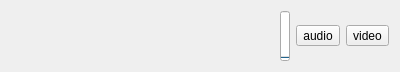
<?xml version="1.0" encoding="UTF-8"?>
<ui version="4.0">
 <class>ParticipantItemView</class>
 <widget class="QWidget" name="ParticipantItemView">
  <property name="geometry">
   <rect>
    <x>0</x>
    <y>0</y>
    <width>400</width>
    <height>36</height>
   </rect>
  </property>
  <property name="windowTitle">
   <string>Form</string>
  </property>
  <layout class="QHBoxLayout" name="horizontalLayout" stretch="4,4,1,1">
   <item>
    <widget class="QLabel" name="labelDisplayName">
     <property name="text">
      <string/>
     </property>
    </widget>
   </item>
   <item>
    <widget class="QProgressBar" name="progressBarVolume">
     <property name="maximumSize">
      <size>
       <width>10</width>
       <height>50</height>
      </size>
     </property>
     <property name="maximum">
      <number>100</number>
     </property>
     <property name="value">
      <number>0</number>
     </property>
     <property name="alignment">
      <set>Qt::AlignLeading|Qt::AlignLeft|Qt::AlignVCenter</set>
     </property>
     <property name="textVisible">
      <bool>false</bool>
     </property>
     <property name="orientation">
      <enum>Qt::Vertical</enum>
     </property>
     <property name="format">
      <string>%p</string>
     </property>
    </widget>
   </item>
   <item>
    <widget class="QToolButton" name="toolButtonAudio">
     <property name="text">
      <string>audio</string>
     </property>
    </widget>
   </item>
   <item>
    <widget class="QToolButton" name="toolButtonVideo">
     <property name="text">
      <string>video</string>
     </property>
    </widget>
   </item>
  </layout>
 </widget>
 <resources/>
 <connections/>
</ui>
